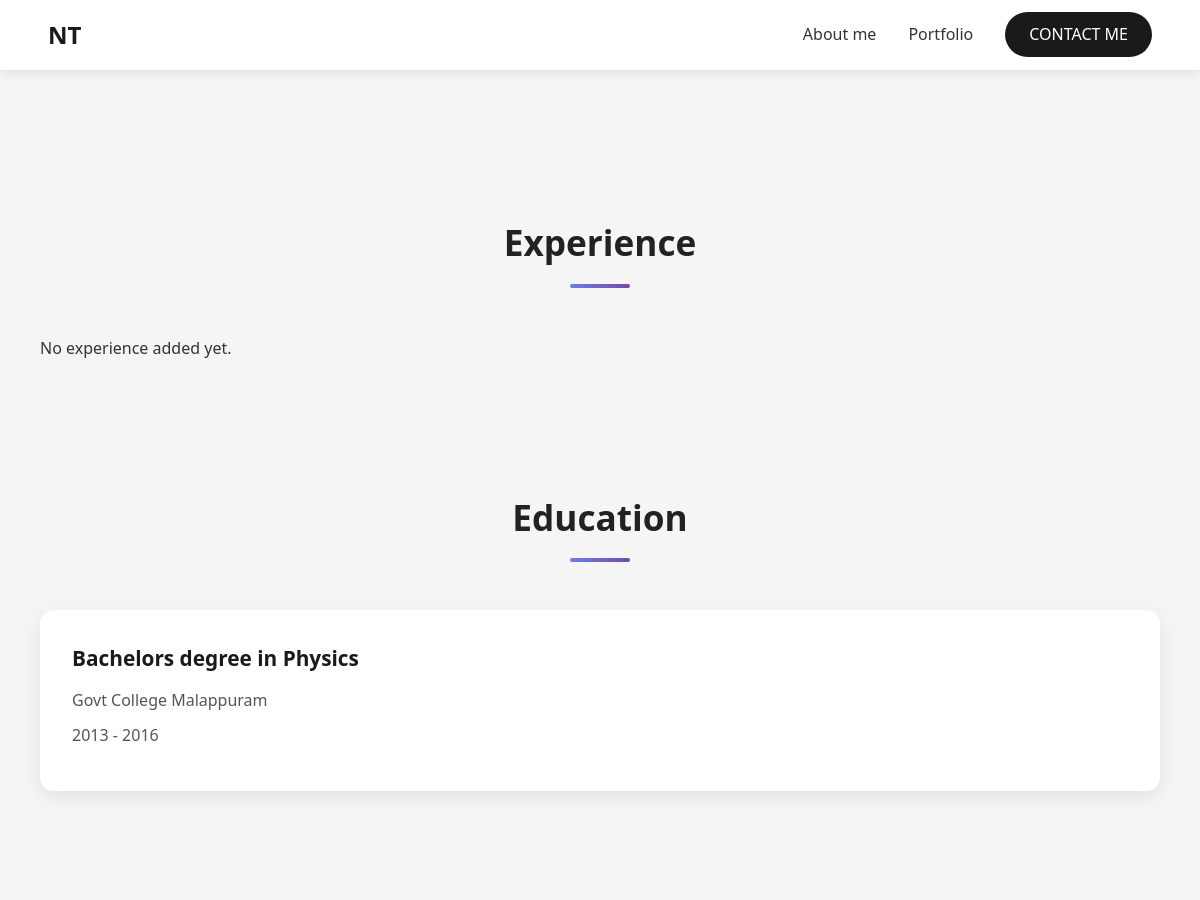
Page /about/ (upper part) on the earlier database version.
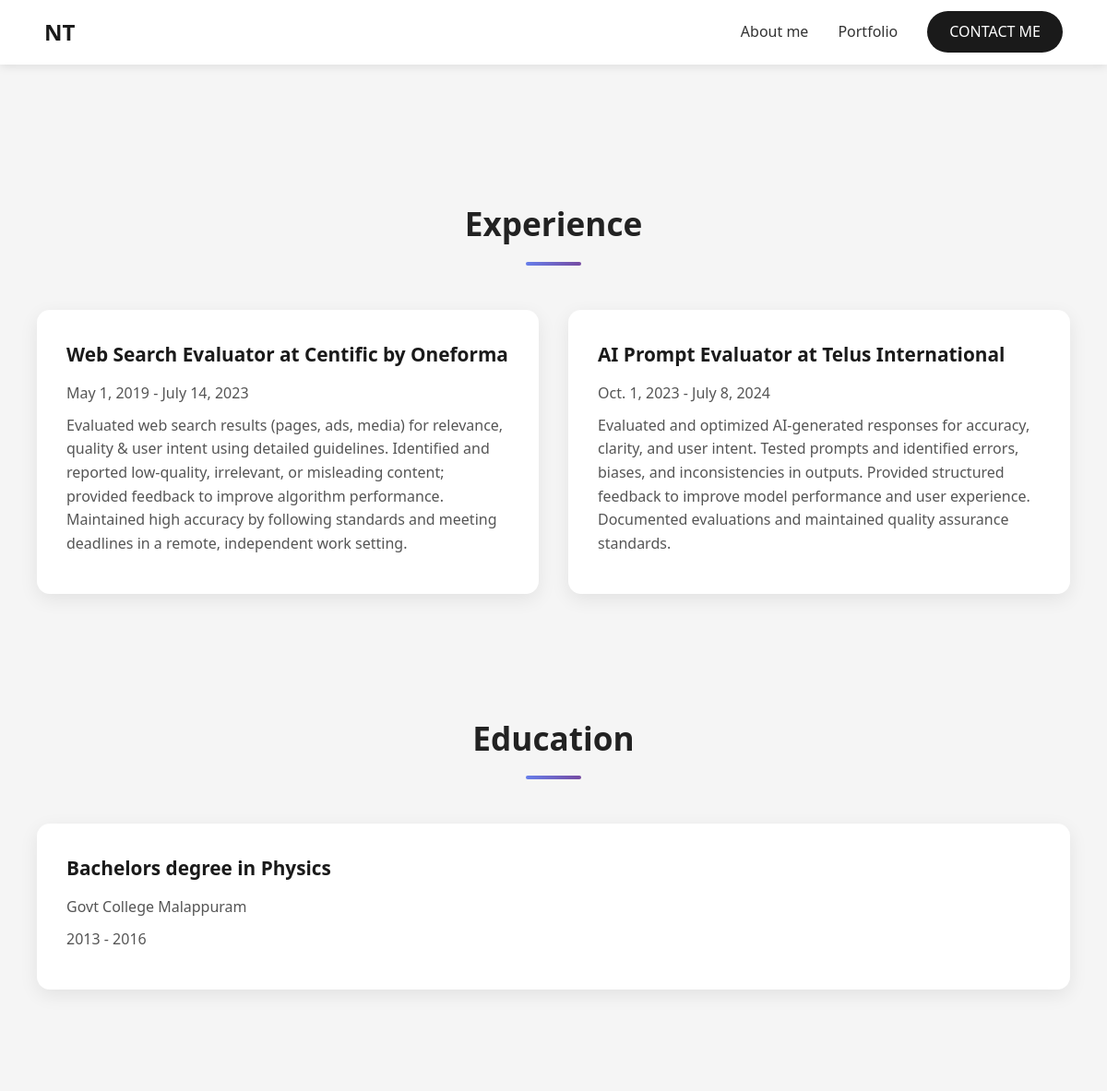
Same page on the later database version.
### portfolio/models.py (models this page shows, shortened)
class Education(models.Model):
    profile = models.ForeignKey('Profile', on_delete=models.CASCADE, related_name='educations')
    degree = models.CharField(max_length=200)
    institution = models.CharField(max_length=200)
    start_year = models.IntegerField()
    end_year = models.IntegerField(blank=True, null=True)
    description = models.TextField(blank=True)

class Experience(models.Model):
    profile = models.ForeignKey('Profile', on_delete=models.CASCADE, related_name='experiences')
    title = models.CharField(max_length=200)
    company = models.CharField(max_length=200)
    location = models.CharField(max_length=200, blank=True)
    start_date = models.DateField()
    end_date = models.DateField(blank=True, null=True)
    description = models.TextField(blank=True)

### portfolio/views.py (the view)
# urls.py: path('about/', views.about, name='about'),
def about(request):
    profile = Profile.objects.first()
    experiences = Experience.objects.all()
    educations = Education.objects.all()
    certifications = Certification.objects.all()
    courses = Course.objects.all()
    context = {
        'profile': profile,
        'experiences': experiences,
        'educations': educations,
        'certifications': certifications,
        'courses': courses,
    }
    return render(request, 'portfolio/about.html', context)

### portfolio/templates/portfolio/about.html (shortened to what this page needs)
{% extends 'portfolio/base.html' %}
{% block content %}
<div class="container">
    <section class="info-section" id="experience">
        <h2 class="section-title">Experience</h2>
        <div class="info-grid">
            {% for exp in experiences %}
                <div class="info-card">
                    <h3>{{ exp.title }} at {{ exp.company }}</h3>
                    <p>{{ exp.start_date }} - {{ exp.end_date|default:"Present" }}</p>
                    {% if exp.description %}<p>{{ exp.description }}</p>{% endif %}
                </div>
            {% empty %}
                <p>No experience added yet.</p>
            {% endfor %}
        </div>
    </section>
    <section class="info-section" id="education">
        <h2 class="section-title">Education</h2>
        <div class="info-grid">
            {% for edu in educations %}
                <div class="info-card">
                    <h3>{{ edu.degree }}</h3>
                    <p>{{ edu.institution }}</p>
                    <p>{{ edu.start_year }} - {{ edu.end_year|default:"Present" }}</p>
                </div>
            {% empty %}
                <p>No education details added yet.</p>
            {% endfor %}
        </div>
    </section>
    <section class="info-section" id="courses">
    </section>
</div>
{% endblock %}

### portfolio/templates/portfolio/base.html (shortened to what this page needs)
<!DOCTYPE html>
<html lang="en">
<head>
</head>
<body>
    <nav>
        <a href="{% url 'portfolio:home' %}" class="logo">NT</a>
        <ul>
            <li><a href="{% url 'portfolio:about' %}">About me</a></li>
            <li><a href="{% url 'portfolio:projects' %}">Portfolio</a></li>
            <li><a href="{% url 'portfolio:contact' %}" class="contact-btn">CONTACT ME</a></li>
        </ul>
    </nav>
    <main>
        {% block content %}{% endblock %}
    </main>
</body>
</html>

### portfolio/templates/portfolio/base.html (style rules this page uses)
* { margin: 0; padding: 0; box-sizing: border-box; }
body { font-family: 'Segoe UI', Tahoma, Geneva, Verdana, sans-serif; line-height: 1.6; color: #333; background: #f5f5f5; }
nav { background: rgba(255, 255, 255, 0.98); padding: 1rem 3rem; position: sticky; top: 0; z-index: 1000; box-shadow: 0 2px 10px rgba(0,0,0,0.1); display: flex; justify-content: space-between; align-items: center; }
.logo { font-size: 1.5rem; font-weight: 700; color: #1a1a1a; text-decoration: none; }
nav ul { list-style: none; display: flex; gap: 2rem; align-items: center; }
nav a { color: #333; text-decoration: none; font-weight: 500; transition: color 0.3s; font-size: 1rem; }
.contact-btn { background: #1a1a1a; color: white !important; padding: 0.7rem 1.5rem; border-radius: 25px; transition: all 0.3s; }
.container { max-width: 1400px; margin: 0 auto; padding: 2rem; }

### portfolio/templates/portfolio/about.html (style rules this page uses)
.container { max-width: 1200px; margin: 0 auto; padding: 3rem 1.5rem; }
section.info-section { margin: 4rem 0; padding: 2rem 1rem; }
.section-title { text-align: center; font-size: 2.2rem; font-weight: 700; margin-bottom: 3rem; color: #222; position: relative; }
.section-title::after { content: ""; display: block; width: 60px; height: 4px; background: linear-gradient(90deg, #667eea, #764ba2); margin: 0.8rem auto 0; border-radius: 4px; }
.info-grid { display: grid; grid-template-columns: repeat(auto-fit, minmax(280px, 1fr)); gap: 2rem; }
.info-card { background: #fff; padding: 2rem; border-radius: 14px; box-shadow: 0 6px 20px rgba(0,0,0,0.08); transition: all 0.3s ease; display: flex; flex-direction: column; justify-content: space-between; height: 100%; }
.info-card h3 { font-size: 1.3rem; margin-bottom: 0.8rem; color: #1a1a1a; }
.info-card p { color: #555; line-height: 1.6; margin-bottom: 0.6rem; }

Differences in the rows shown:
added Experience: title "Web Search Evaluator", company "Centific by Oneforma", start_date "May 1, 2019", end_date "July 14, 2023", description "Evaluated web search results (pages, ads, media) for relevance, quality & user intent using detailed guidelines. Identified and reported low-quality, irrelevant, or misleading content; provided feedback to improve algorithm performance. Maintained high accuracy by following standards and meeting deadlines in a remote, independent work setting."
added Experience: title "AI Prompt Evaluator", company "Telus International", start_date "Oct. 1, 2023", end_date "July 8, 2024", description "Evaluated and optimized AI-generated responses for accuracy, clarity, and user intent. Tested prompts and identified errors, biases, and inconsistencies in outputs. Provided structured feedback to improve model performance and user experience. Documented evaluations and maintained quality assurance standards."
Other differences:
text no longer shown: "No experience added yet."
